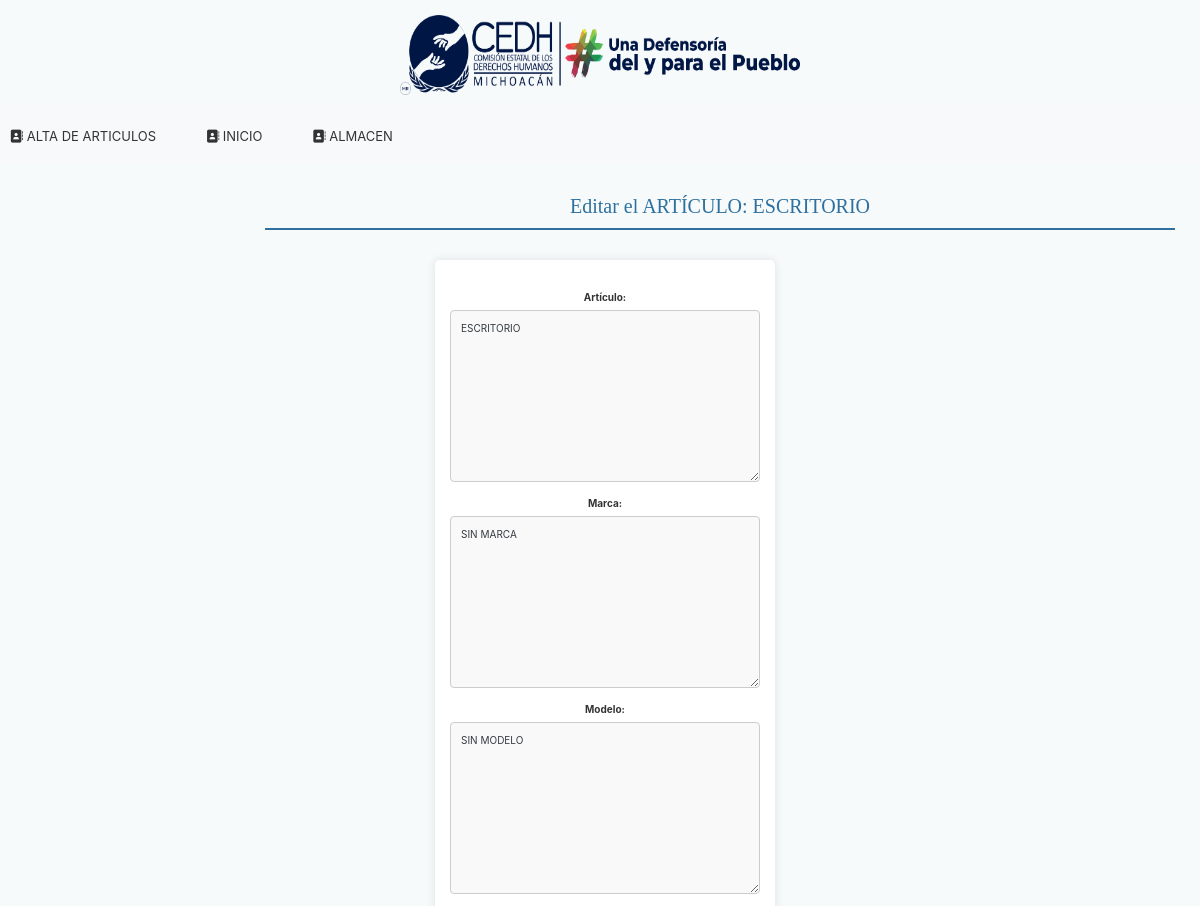
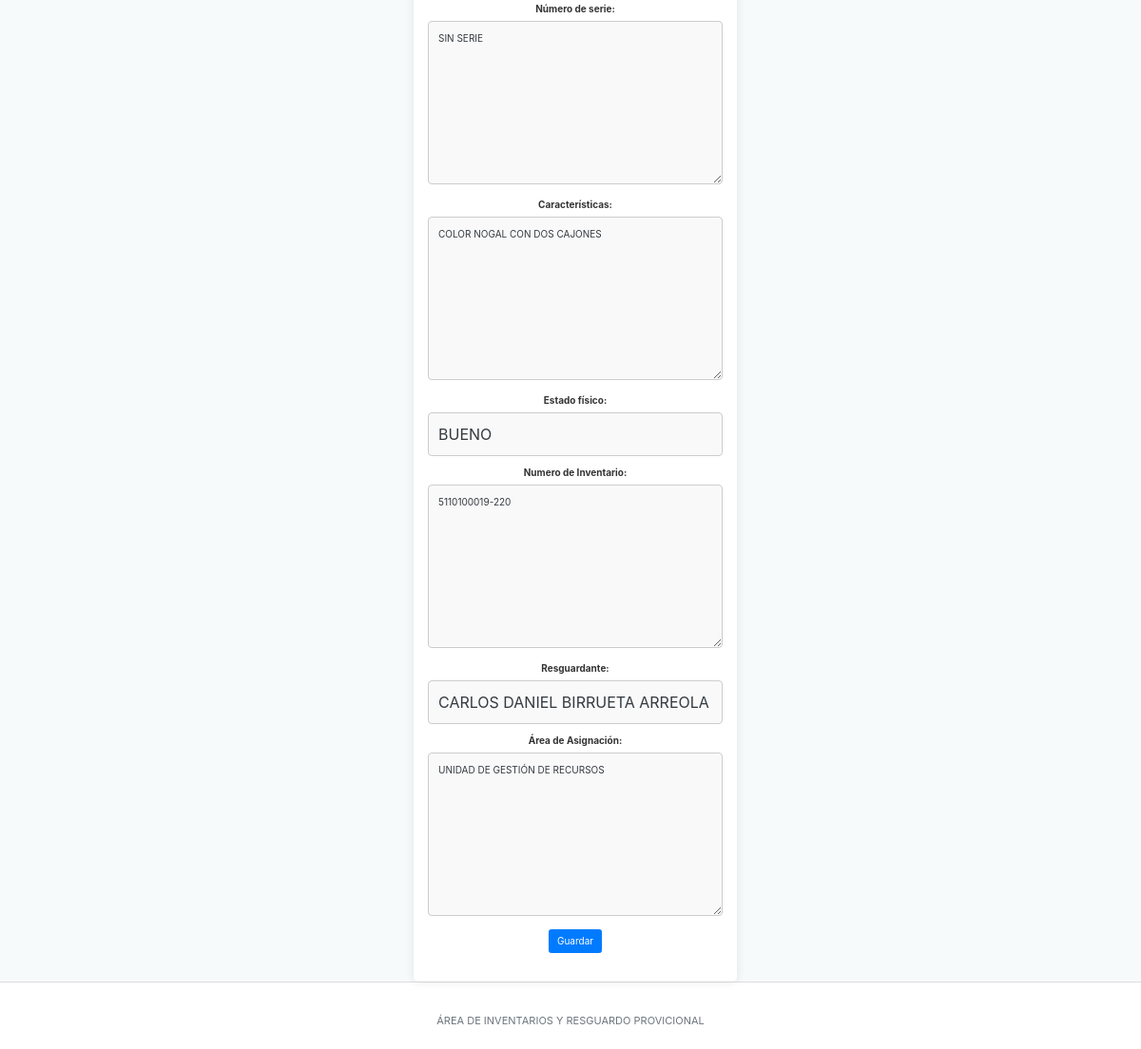
/editar/3/, run on the app's committed database (2 pictures, top to bottom).
### inicio/models.py (models this page shows, shortened)
class Articulos(models.Model): #Define la estructura de nuestra tabla
    articulo = models.TextField() #Texto largo
    marca = models.TextField()
    modelo = models.TextField()
    serie = models.TextField()
    caracteristicas  = models.TextField()
    estado = models.CharField(max_length=10)
    n_inventario = models.TextField()
    resguardante = models.CharField(max_length=255)
    area = models.TextField()
    created = models.DateTimeField(auto_now_add=True) #Fecha y tiempo
    updated = models.DateTimeField(auto_now_add=True)
    class Meta:
        verbose_name = "Articulo"
        verbose_name = "Articulos"
        ordering = ["-created"]

### inicio/views.py (the view)
# urls.py: path('editar/<int:articulo_id>/', views.editar, name='editar'),
def editar(request, articulo_id):
    articulo = get_object_or_404(Articulos, id=articulo_id)
    if request.method == 'POST':
        form = ArticulosForm(request.POST, instance=articulo)
        if form.is_valid():
            form.save()
            return redirect('almacen')
    else:
        form = ArticulosForm(instance=articulo)
    return render(request, 'almacen/editar.html', {'form': form, 'articulo': articulo})

### inicio/forms.py
class ArticulosForm(forms.ModelForm):
    class Meta:
        model = Articulos
        fields = ['articulo', 'marca', 'modelo', 'serie', 'caracteristicas', 'estado', 'n_inventario','resguardante','area']

### almacen/templates/almacen/editar.html (shortened to what this page needs)
{% extends "almacen/layout.html" %}
{% block Encabezado %}
<div class="page-header">
  <div class="titulo">
    <h1>Editar el ARTÍCULO: {{ articulo.articulo }}</h1>
  </div>
</div>
{% endblock %}
{% block Contenido_almacen %}
<div class="form-container" style="margin-left: 170px;">
    <form class="form-horizontal" method="POST">
        <div class="form-group">
            <label for="{{ form.articulo.id_for_label }}">Artículo:</label>
            {{ form.articulo }}
        </div>
        <div class="form-group">
            <label for="{{ form.marca.id_for_label }}">Marca:</label>
            {{ form.marca }}
        </div>
        <div class="form-group">
            <label for="{{ form.modelo.id_for_label }}">Modelo:</label>
            {{ form.modelo }}
        </div>
        <div class="form-group">
            <label for="{{ form.serie.id_for_label }}">Número de serie:</label>
            {{ form.serie }}
        </div>
        <div class="form-group">
            <label for="{{ form.caracteristicas.id_for_label }}">Características:</label>
            {{ form.caracteristicas }}
        </div>
        <div class="form-group">
            <label for="{{ form.estado.id_for_label }}">Estado físico:</label>
            {{ form.estado }}
        </div>
        <div class="form-group">
            <label for="{{ form.n_inventario.id_for_label }}">Numero de Inventario:</label>
            {{ form.n_inventario }}
        </div>
        <div class="form-group">
            <label for="{{ form.reguardante.id_for_label }}">Resguardante:</label>
            {{ form.resguardante }}
        </div>
        <div class="form-group">
            <label for="{{ form.area.id_for_label }}">Área de Asignación:</label>
            {{ form.area }}
        </div>
        <button type="submit" class="btn btn-primary">Guardar</button>
    </form>
</div>
{% endblock %}

### almacen/static/almacen/css/londinium-theme.css (style rules this page uses)
.panel-toolbar:after, .page-header:after, .header-bar-stats .page-stats li:after, .panel-heading:after { content: ""; display: table; clear: both; }
html { height: 100%; }
body { font-family: 'Open Sans', sans-serif; font-size: 12px; position: relative; min-height: 100%; }
h1, h2, h3, h4, h5, h6, .h1, .h2, .h3, .h4, .h5, .h6 { font-weight: 600; line-height: 1.42857143; margin-top: 0; }
h1, .h1 { font-size: 24px; }
label { font-weight: 600; }
.page-header { padding: 0; margin: 0; position: relative; border: 0; }
.form-group { margin-bottom: 20px; }
input[type=text], input[type=password], textarea { -webkit-appearance: none; }
.btn { padding: 7px 16px 8px 16px; font-size: 12px; font-weight: 600; border-radius: 2px; -webkit-border-radius: 2px; -moz-border-radius: 2px; -webkit-user-select: none; -moz-user-select: none; -ms-user-select: none; -o-user-select: none; user-select: none; }
.btn-primary { background-color: #546672; border-color: #546672; }

### data on the page
Articulos: articulo "ESCRITORIO", marca "SIN MARCA", modelo "SIN MODELO", serie "SIN SERIE", caracteristicas "COLOR NOGAL CON DOS CAJONES", estado "BUENO", n_inventario "5110100019-220", resguardante "CARLOS DANIEL BIRRUETA ARREOLA", area "UNIDAD DE GESTIÓN DE RECURSOS"
